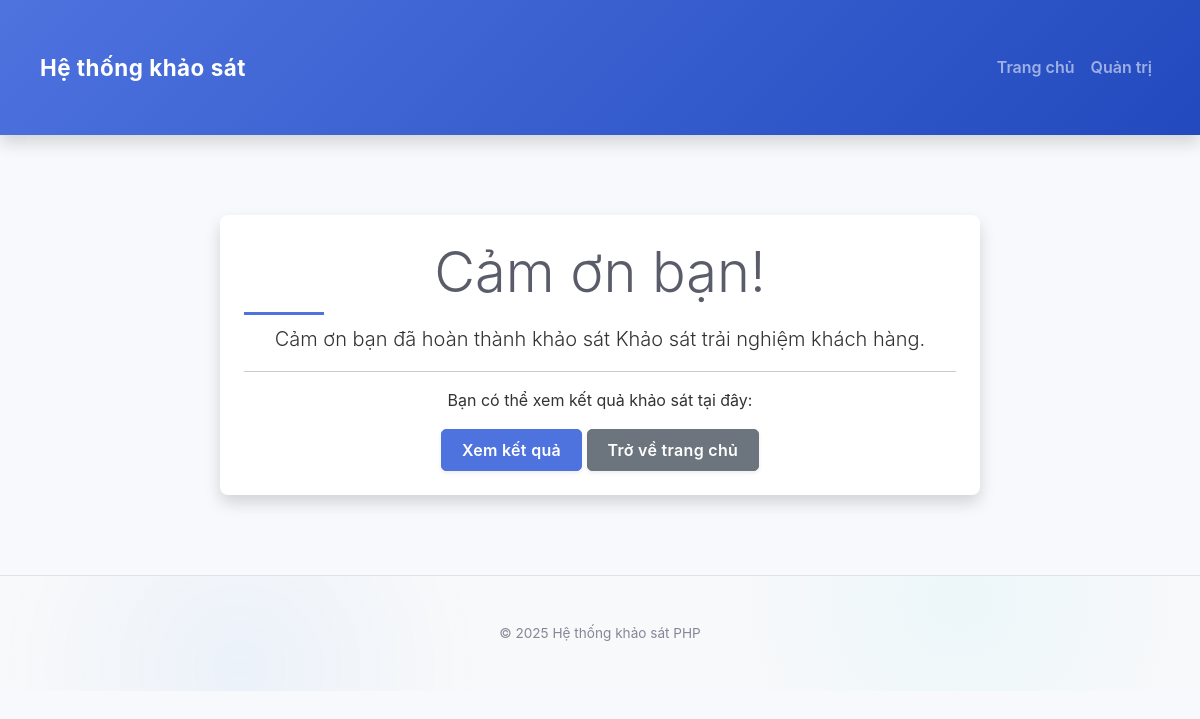
Before: /thank_you.php?survey_id=1 with the older database file.
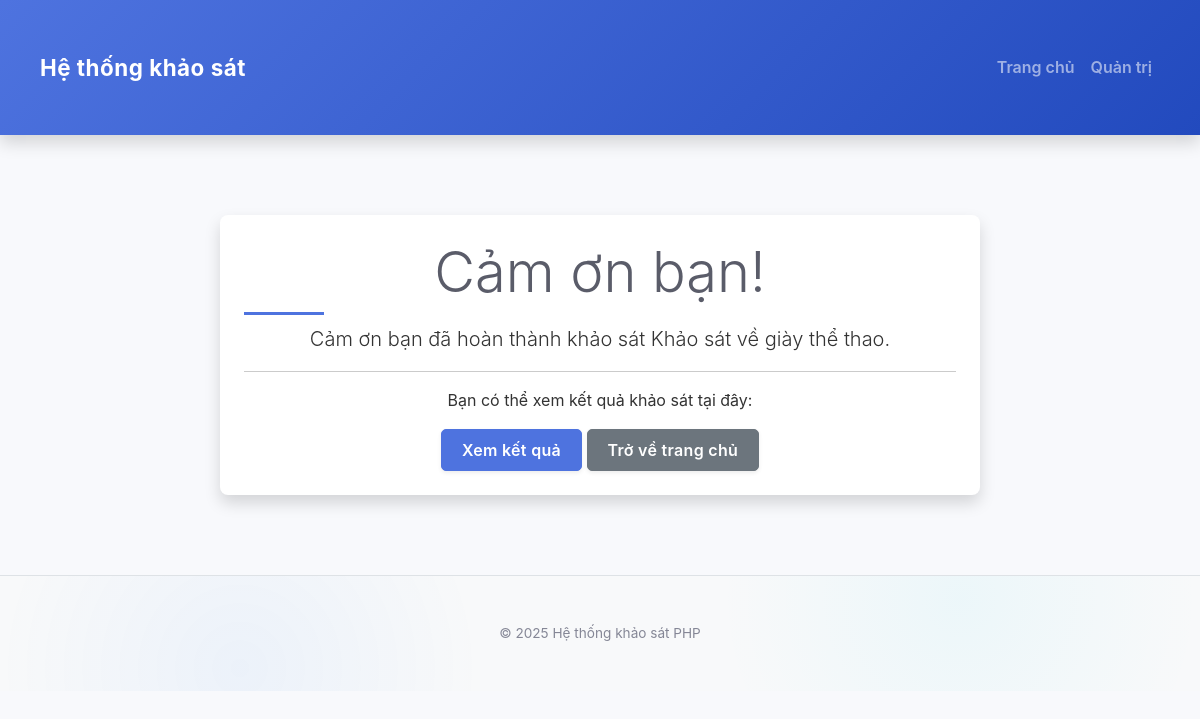
After: the same page with the newer database file.
### tables this page shows
CREATE TABLE `surveys` (
  `id` int(11) NOT NULL,
  `title` varchar(255) NOT NULL,
  `description` text DEFAULT NULL,
  `status` enum('active','inactive') DEFAULT 'active',
  `created_at` timestamp NOT NULL DEFAULT current_timestamp()
);

### includes/functions.php (called while the page is built, shortened)
<?php
function getSurveyInfo($conn, $survey_id)
{
    $sql = "SELECT * FROM surveys WHERE id = ?";
    $stmt = mysqli_prepare($conn, $sql);
    mysqli_stmt_bind_param($stmt, "i", $survey_id);
    mysqli_stmt_execute($stmt);
    $result = mysqli_stmt_get_result($stmt);
    if (mysqli_num_rows($result) > 0) {
        return mysqli_fetch_assoc($result);
    }
    return null;
}

### thank_you.php (the view)
<?php
require_once "./config/db.php";
require_once "./includes/functions.php";
$survey_id = isset($_GET['survey_id']) ? intval($_GET['survey_id']) : 0;
$survey_info = getSurveyInfo($conn, $survey_id);
include "./includes/header.php";
?>
<div class="container mt-5">
    <div class="row justify-content-center">
        <div class="col-md-8 text-center">
            <div class="card">
                <div class="card-body">
                    <h1 class="display-4">Cảm ơn bạn!</h1>
                    <p class="lead">Cảm ơn bạn đã hoàn thành khảo sát <?php echo htmlspecialchars($survey_info['title'] ?? ''); ?>.</p>
                    <hr>
                    <p>Bạn có thể xem kết quả khảo sát tại đây:</p>
                    <a href="results.php?survey_id=<?php echo $survey_id; ?>" class="btn btn-primary">Xem kết quả</a>
                    <a href="./index.php" class="btn btn-secondary ml-2">Trở về trang chủ</a>
                </div>
            </div>
        </div>
    </div>
</div>
<?php include "./includes/footer.php"; ?>

Changed rows visible on the page:
changed surveys: title "Khảo sát trải nghiệm khách hàng" → "Khảo sát về giày thể thao"
